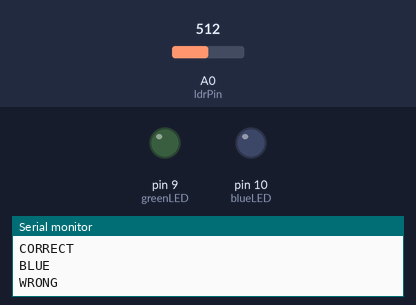
Simulated run of this sketch. Board: Arduino Uno, built with avr-gcc and run on an emulated ATmega328P. Parts: output pins drawn as LEDs (lit = HIGH), the last lines printed to the serial monitor. The inputs (shaded band) are chosen by the test bench; at power-on: A0 (ldrPin) = 512. Random numbers use the default seed unless the sketch sets one.

Above: at 4.1 s.
4.2 s: A0 (ldrPin) set to 198
At 6.5 s:
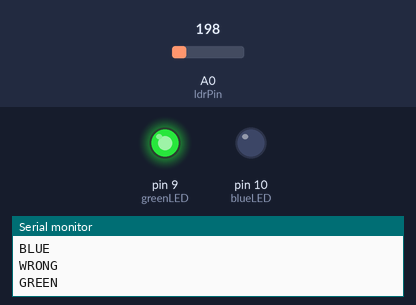
8.0 s: A0 (ldrPin) set to 167
14.7 s: A0 (ldrPin) set to 190
At 18.5 s:
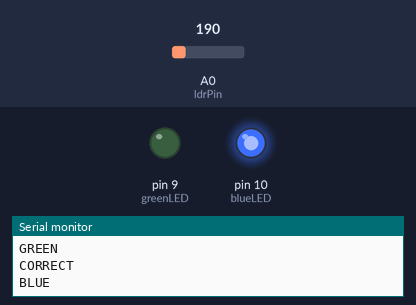
Timing chart, 0 to 25.2 s (numbered marks = the images above; inputs shaded):
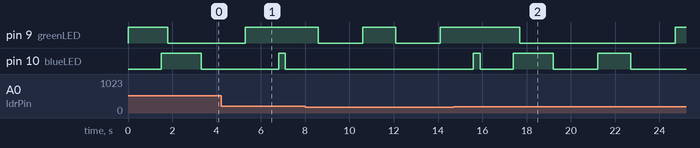

The sketch:

combogame.ino
```cpp
int ldrPin = A0;

int greenLED = 9;
int blueLED = 10;

int threshold = 180;

void setup() {
  pinMode(greenLED, OUTPUT);
  pinMode(blueLED, OUTPUT);

  Serial.begin(9600);

  randomSeed(analogRead(A1));
}

void loop() {

  int choice = random(0, 2);

  // generate a prompt
  if (choice == 0) {

    digitalWrite(greenLED, HIGH);
    digitalWrite(blueLED, LOW);

    Serial.println("GREEN");

  } else {

    digitalWrite(greenLED, LOW);
    digitalWrite(blueLED, HIGH);

    Serial.println("BLUE");
  }

  // waiting
  delay(1500);

  int lightValue = analogRead(ldrPin);

  bool covered = lightValue < threshold;

  bool correct = false;

  if (choice == 0 && covered == false) {
    correct = true;
  }

  if (choice == 1 && covered == true) {
    correct = true;
  }

  // check
  if (correct) {

    Serial.println("CORRECT");

    // success feedback
    digitalWrite(greenLED, HIGH);
    digitalWrite(blueLED, HIGH);

    delay(300);

  } else {

    Serial.println("WRONG");

    // failure feedback
    digitalWrite(greenLED, LOW);
    digitalWrite(blueLED, LOW);

    delay(2000);
  }
}
```
